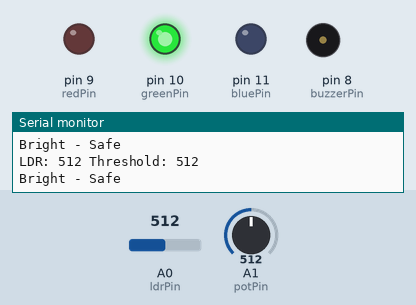
Recording of a sketch running on a simulated Arduino Uno, built with avr-gcc and run on an emulated ATmega328P. On the bench: output pins drawn as LEDs (lit = HIGH), buzzer (waves = sounding, pin HIGH), the last lines printed to the serial monitor. Inputs (shaded band) come from the test bench; at power-on: A1 (potPin) = 512, A0 (ldrPin) = 512.

Above: at 1.3 s.
1.4 s: A1 (potPin) set to 520
At 2.6 s:
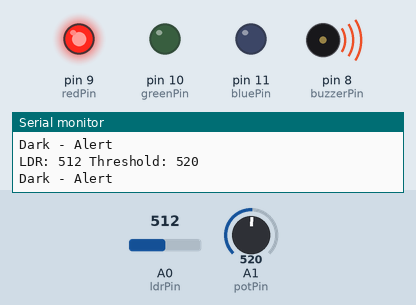
3.0 s: A1 (potPin) set to 511
At 3.9 s:
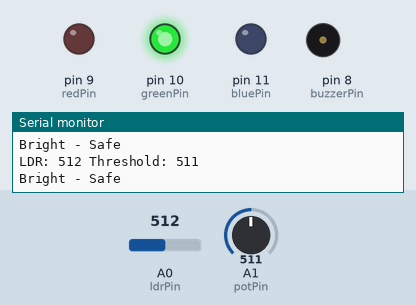
4.5 s: A1 (potPin) set to 716
At 5.1 s:
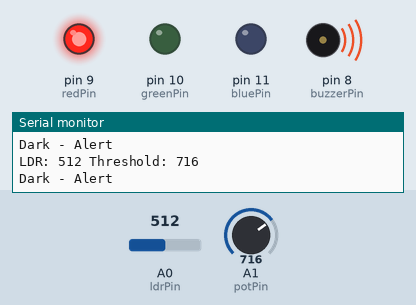
Timing chart, 0 to 7.5 s (numbered marks = the images above; inputs shaded):
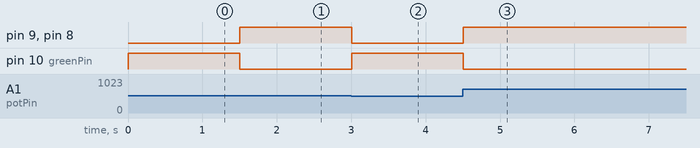

The sketch:

smart_brighthness.ino
```cpp
const int ldrPin = A0;
const int potPin = A1;

const int redPin = 9;
const int greenPin = 10;
const int bluePin = 11;

const int buzzerPin = 8;

void setup()
{
  pinMode(redPin, OUTPUT);
  pinMode(greenPin, OUTPUT);
  pinMode(bluePin, OUTPUT);
  pinMode(buzzerPin, OUTPUT);

  Serial.begin(9600);
}

void loop()
{
  int ldrValue = analogRead(ldrPin);
  int threshold = analogRead(potPin);

  Serial.print("LDR: ");
  Serial.print(ldrValue);

  Serial.print(" Threshold: ");
  Serial.println(threshold);

  if (ldrValue < threshold)
  {
    digitalWrite(redPin, HIGH);
    digitalWrite(greenPin, LOW);
    digitalWrite(bluePin, LOW);

    digitalWrite(buzzerPin, HIGH);

    Serial.println("Dark - Alert");
  }
  else
  {
    digitalWrite(redPin, LOW);
    digitalWrite(greenPin, HIGH);
    digitalWrite(bluePin, LOW);

    digitalWrite(buzzerPin, LOW);

    Serial.println("Bright - Safe");
  }

  delay(500);
}
```

Measured:
- the behaviour switches between 512 and 513 on A1 (potPin) (found by bisection; images 0 and 1)
- after the input at 1.4 s, pin 9 (redPin), pin 8 (buzzerPin): LOW → HIGH after 0.10 s; pin 10 (greenPin): HIGH → LOW after 0.10 s
- after the input at 3.0 s, pin 9 (redPin), pin 8 (buzzerPin): HIGH → LOW at once; pin 10 (greenPin): LOW → HIGH at once
- after the input at 4.5 s, pin 9 (redPin), pin 8 (buzzerPin): LOW → HIGH at once; pin 10 (greenPin): HIGH → LOW at once
